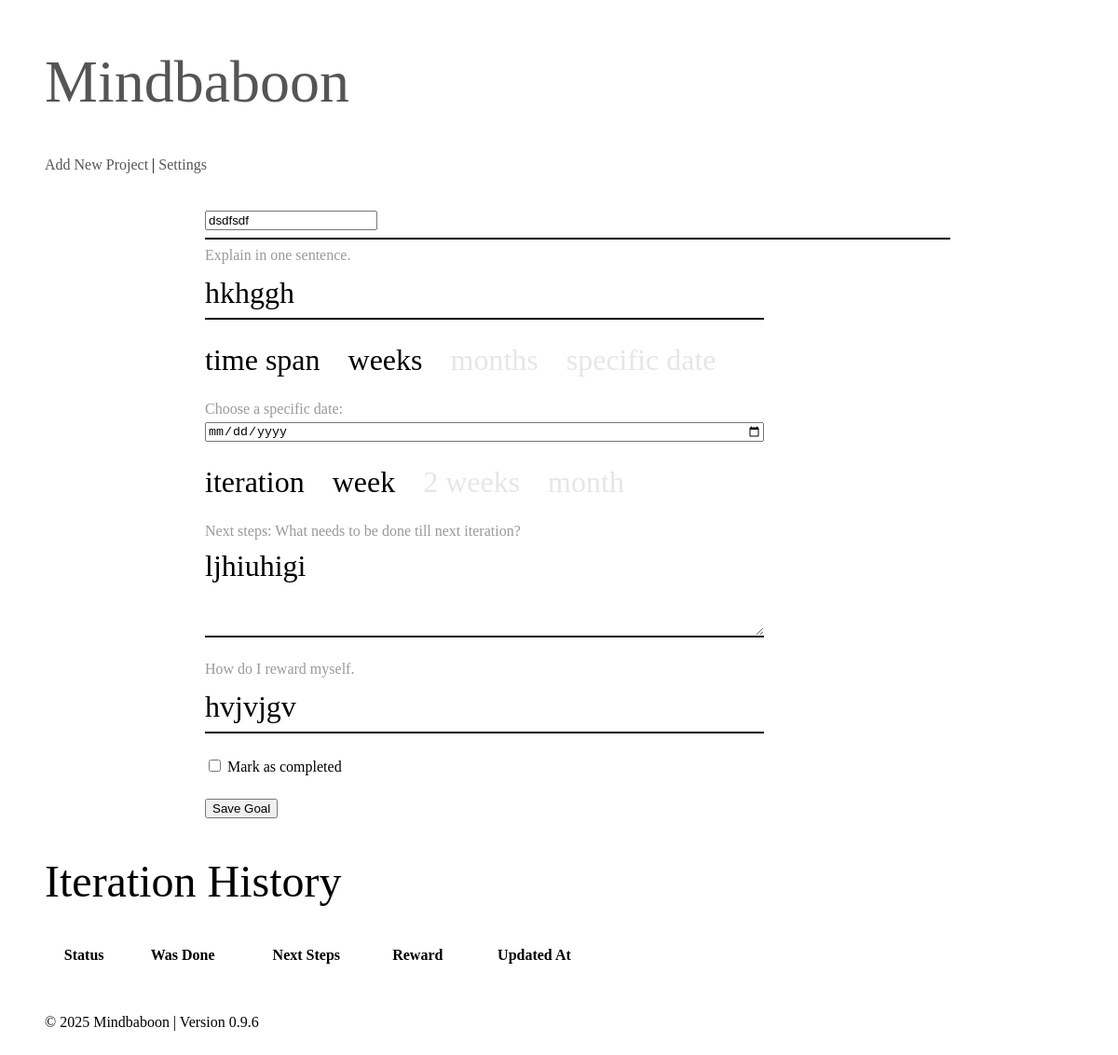
The app's page /edit/49 with its own data.
### tables this page shows
CREATE TABLE goals (
            id INTEGER PRIMARY KEY AUTOINCREMENT,
            goal_name TEXT NOT NULL,
            goal_description TEXT,
            time_span TEXT,
            end_date TEXT,
            iteration TEXT,
            next_steps TEXT,
            reward TEXT,
            completed INTEGER NOT NULL DEFAULT 0,
            is_paused INTEGER NOT NULL DEFAULT 0,
            last_email_sent TIMESTAMP,
            created_at TIMESTAMP NOT NULL,
            last_reminder_at TIMESTAMP
        );

### mindbaboon.py (the view, shortened to what this page needs)
@app.route("/edit/<int:goal_id>", methods=["GET", "POST"])
def edit_goal(goal_id):
    conn = get_db_connection()
    goal = conn.execute("SELECT * FROM goals WHERE id = ?", (goal_id,)).fetchone()
    if not goal:
        conn.close()
        return "Goal not found.", 404
    conn.close()
    return render_template("edit.html", goal=goal, version=VERSION)

### database.py (called while the page is built)
def get_db_connection():
    try:
        data_dir = 'data'
        if not os.path.exists(data_dir):
            os.makedirs(data_dir, exist_ok=True)
        db_path = os.path.join(data_dir, 'mindbaboon.db')
        conn = sqlite3.connect(db_path)
        conn.row_factory = sqlite3.Row
        return conn
    except Exception as e:
        print(f"Database connection error: {e}")
        raise

### templates/edit.html (shortened to what this page needs)
{% extends "base.html" %}
{% block content %}
<div class="add-goal-page">
  <div class="goal-form-container">
    <form method="POST" action="{{ url_for('edit_goal', goal_id=goal['id']) }}">
      <div class="form-group-big">
        <input
          type="text"
          id="goal_name"
          name="goal_name"
          class="goal-header-input"
          placeholder="Tell me your goal."
          onfocus="this.placeholder=''"
          onblur="this.placeholder='Tell me your goal.'"
          value="{{ goal['goal_name'] }}"
          required
        >
        <hr class="header-divider">
      </div>
      <div class="form-group">
        <label for="goal_description" class="label-floating">Explain in one sentence.</label>
        <input
          type="text"
          id="goal_description"
          name="goal_description"
          maxlength="200"
          placeholder="200 chars"
          value="{{ goal['goal_description'] }}"
          required
        >
      </div>
      <div class="form-inline-group">
        <span class="form-label">time span</span>
        <label>
          > weeks
        </label>
        <label>
          > months
        </label>
        <label>
          > specific date
        </label>
      </div>
      <div class="form-group" id="specific-date-container" class="{% if goal['time_span'] == 'specific_date' %}visible{% else %}hidden{% endif %}">
        <label for="specific_date" class="label-floating">Choose a specific date:</label>
        <input
          type="date"
          id="specific_date"
          name="specific_date"
          value="{{ goal['specific_date'] }}"
        >
      </div>
      <div class="form-inline-group">
        <span class="form-label">iteration</span>
        <label>
          > week
        </label>
        <label>
          > 2 weeks
        </label>
        <label>
          > month
        </label>
      </div>
      <div class="form-group">
        <label for="next_steps" class="label-floating">
          Next steps: What needs to be done till next iteration?
        </label>
        <textarea
          id="next_steps"
          name="next_steps"
          maxlength="64"
          placeholder="64 chars"
        >{{ goal['next_steps'] }}</textarea>
      </div>
      <div class="form-group">
        <label for="reward" class="label-floating">How do I reward myself.</label>
        <input
          type="text"
          id="reward"
          name="reward"
          maxlength="64"
          placeholder="64 chars"
          value="{{ goal['reward'] }}"
        >
      </div>
      <div class="form-group">
        <label>
          <input
            type="checkbox"
            name="completed"
          >
          Mark as completed
        </label>
      </div>
      <button type="submit" class="add-goal-button">Save Goal</button>
    </form>
  </div>
</div>
    <div class="form-group">
      <h2>Iteration History</h2>
      <table id="iteration-history">
        <thead>
          <tr>
            <th>Status</th>
            <th>Was Done</th>
            <th>Next Steps</th>
            <th>Reward</th>
            <th>Updated At</th>
          </tr>
        </thead>
      </table>
    </div>
{% endblock %}

### static/style.css (style rules this page uses)
html, body { height: 100%; padding-left: 20px; padding-top: 0px; padding-bottom: 0px; }
body { display: flex; flex-direction: column; }
h1, h2, p, em, a { font-family: "crete", serif; font-weight: 400; color: #000; }
h2 { font-size: 3rem; }
.add-goal-page { margin: 0 auto; max-width: 800px; }
.goal-form-container { display: flex; flex-direction: column; }
hr { border: none; border-top: 2px solid black; }
.form-group { margin-bottom: 25px; width: 600px; display: flex; flex-direction: column; }
.label-floating { font-family: "crete", serif; font-size: 1rem; color: #999; margin-bottom: 5px; }
.form-group input[type="text"], .form-group textarea { font-family: "crete", serif; font-weight: 400; font-size: 2rem; color: #000000; border: none; border-bottom: 2px solid #000000; background: transparent; outline: none; padding: 5px 0; width: 100%; box-sizing: border-box; height: 55px; }
#next_steps { height: 100px; }
::placeholder { color: #e6e6e6; }
.form-inline-group { margin-bottom: 25px; display: flex; align-items: center; }
.form-inline-group .form-label, .form-inline-group label { font-family: "crete", serif; font-size: 2rem; color: #000000; margin-right: 30px; }
.form-inline-group label { font-family: "crete", serif; font-size: 2rem; cursor: pointer; color: #e6e6e6; }
.form-inline-group label:has(input:checked) { color: #000000; }

### records on screen
goals: goal_name "dsdfsdf", goal_description "hkhggh", next_steps "ljhiuhigi", reward "hvjvjgv"

### other values on screen
{{ version }} "0.9.6"
